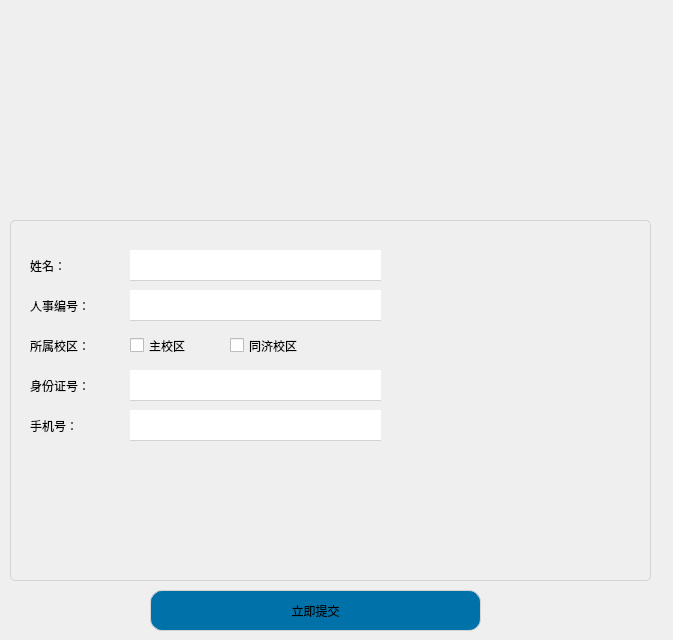
<?xml version="1.0" encoding="UTF-8"?>
<ui version="4.0">
 <class>StaffData</class>
 <widget class="QWidget" name="StaffData">
  <property name="geometry">
   <rect>
    <x>0</x>
    <y>0</y>
    <width>673</width>
    <height>640</height>
   </rect>
  </property>
  <property name="windowTitle">
   <string>校内人员信息录入</string>
  </property>
  <widget class="QWidget" name="widget_4" native="true">
   <property name="geometry">
    <rect>
     <x>10</x>
     <y>10</y>
     <width>641</width>
     <height>201</height>
    </rect>
   </property>
   <property name="styleSheet">
    <string notr="true">#widget_4 {
background-image: url(:/new/prefix1/UIImages/hust1.png);
border-radius:5px;
}
</string>
   </property>
  </widget>
  <widget class="QWidget" name="widget" native="true">
   <property name="geometry">
    <rect>
     <x>10</x>
     <y>220</y>
     <width>641</width>
     <height>361</height>
    </rect>
   </property>
   <property name="styleSheet">
    <string notr="true">#widget {border:1px solid rgb(211,211,211); border-radius:5px}</string>
   </property>
   <widget class="QLineEdit" name="lineEdit_2">
    <property name="geometry">
     <rect>
      <x>120</x>
      <y>30</y>
      <width>251</width>
      <height>31</height>
     </rect>
    </property>
    <property name="styleSheet">
     <string notr="true">#lineEdit_2{border:none; 
border-bottom:1.2px solid rgb(211,211,211)}</string>
    </property>
   </widget>
   <widget class="QLabel" name="name">
    <property name="geometry">
     <rect>
      <x>20</x>
      <y>30</y>
      <width>91</width>
      <height>31</height>
     </rect>
    </property>
    <property name="text">
     <string>姓名：</string>
    </property>
   </widget>
   <widget class="QLabel" name="label_2">
    <property name="geometry">
     <rect>
      <x>20</x>
      <y>70</y>
      <width>81</width>
      <height>31</height>
     </rect>
    </property>
    <property name="text">
     <string>人事编号：</string>
    </property>
   </widget>
   <widget class="QLineEdit" name="lineEdit">
    <property name="geometry">
     <rect>
      <x>120</x>
      <y>70</y>
      <width>251</width>
      <height>31</height>
     </rect>
    </property>
    <property name="styleSheet">
     <string notr="true">#lineEdit{border:none; 
border-bottom:1.2px solid rgb(211,211,211)}</string>
    </property>
   </widget>
   <widget class="QLabel" name="label_3">
    <property name="geometry">
     <rect>
      <x>20</x>
      <y>110</y>
      <width>81</width>
      <height>31</height>
     </rect>
    </property>
    <property name="text">
     <string>所属校区：</string>
    </property>
   </widget>
   <widget class="QCheckBox" name="checkBox">
    <property name="geometry">
     <rect>
      <x>120</x>
      <y>110</y>
      <width>91</width>
      <height>31</height>
     </rect>
    </property>
    <property name="text">
     <string>主校区</string>
    </property>
   </widget>
   <widget class="QCheckBox" name="checkBox_2">
    <property name="geometry">
     <rect>
      <x>220</x>
      <y>110</y>
      <width>101</width>
      <height>31</height>
     </rect>
    </property>
    <property name="text">
     <string>同济校区</string>
    </property>
   </widget>
   <widget class="QLabel" name="label_4">
    <property name="geometry">
     <rect>
      <x>20</x>
      <y>150</y>
      <width>81</width>
      <height>31</height>
     </rect>
    </property>
    <property name="text">
     <string>身份证号：</string>
    </property>
   </widget>
   <widget class="QLineEdit" name="lineEdit_3">
    <property name="geometry">
     <rect>
      <x>120</x>
      <y>150</y>
      <width>251</width>
      <height>31</height>
     </rect>
    </property>
    <property name="styleSheet">
     <string notr="true">#lineEdit_3{border:none; 
border-bottom:1.2px solid rgb(211,211,211)}</string>
    </property>
   </widget>
   <widget class="QLabel" name="label_5">
    <property name="geometry">
     <rect>
      <x>20</x>
      <y>190</y>
      <width>81</width>
      <height>31</height>
     </rect>
    </property>
    <property name="text">
     <string>手机号：</string>
    </property>
   </widget>
   <widget class="QLineEdit" name="lineEdit_4">
    <property name="geometry">
     <rect>
      <x>120</x>
      <y>190</y>
      <width>251</width>
      <height>31</height>
     </rect>
    </property>
    <property name="styleSheet">
     <string notr="true">#lineEdit_4{border:none; 
border-bottom:1.2px solid rgb(211,211,211)}</string>
    </property>
   </widget>
  </widget>
  <widget class="QPushButton" name="pushButton_2">
   <property name="geometry">
    <rect>
     <x>150</x>
     <y>590</y>
     <width>331</width>
     <height>41</height>
    </rect>
   </property>
   <property name="styleSheet">
    <string notr="true">#pushButton_2 {border:1px solid rgb(211,211,211); border-radius:12px;background-color: rgb(0, 114, 169);
}

</string>
   </property>
   <property name="text">
    <string>立即提交</string>
   </property>
  </widget>
 </widget>
 <resources/>
 <connections/>
</ui>
